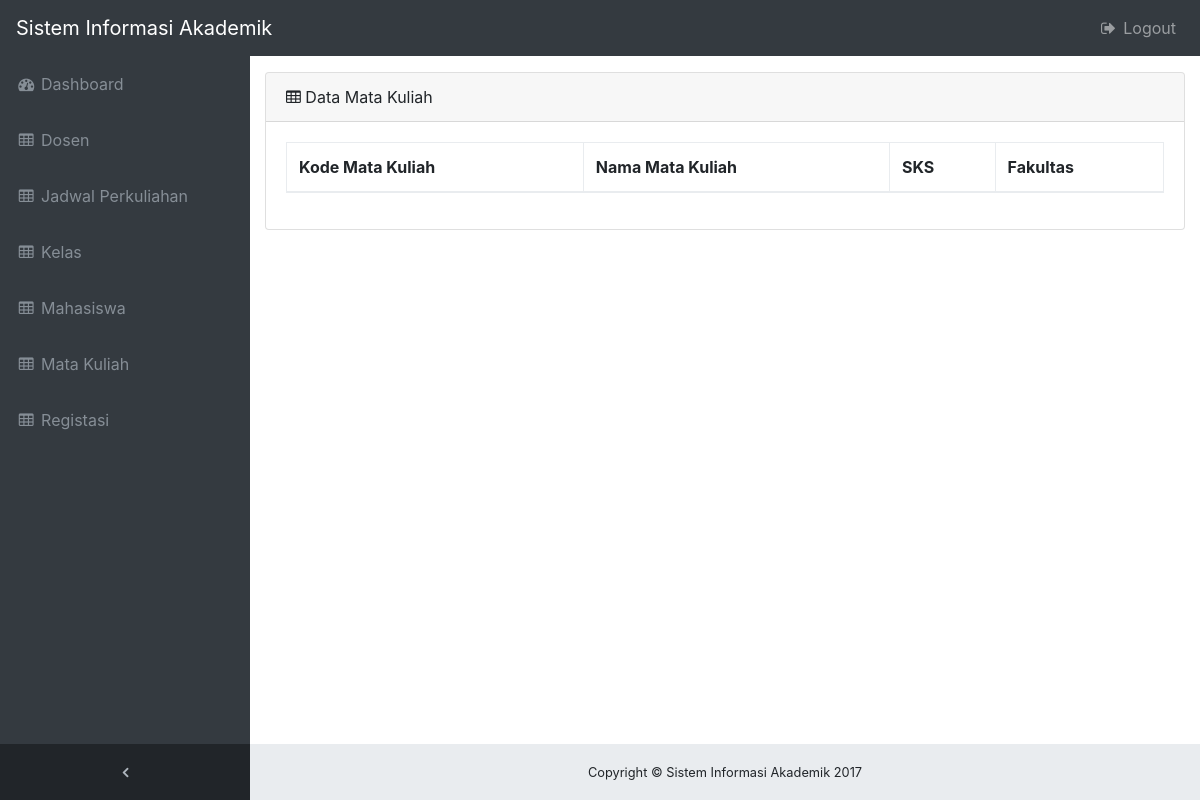
Before: /admin/matkul/index.php with the older database file.
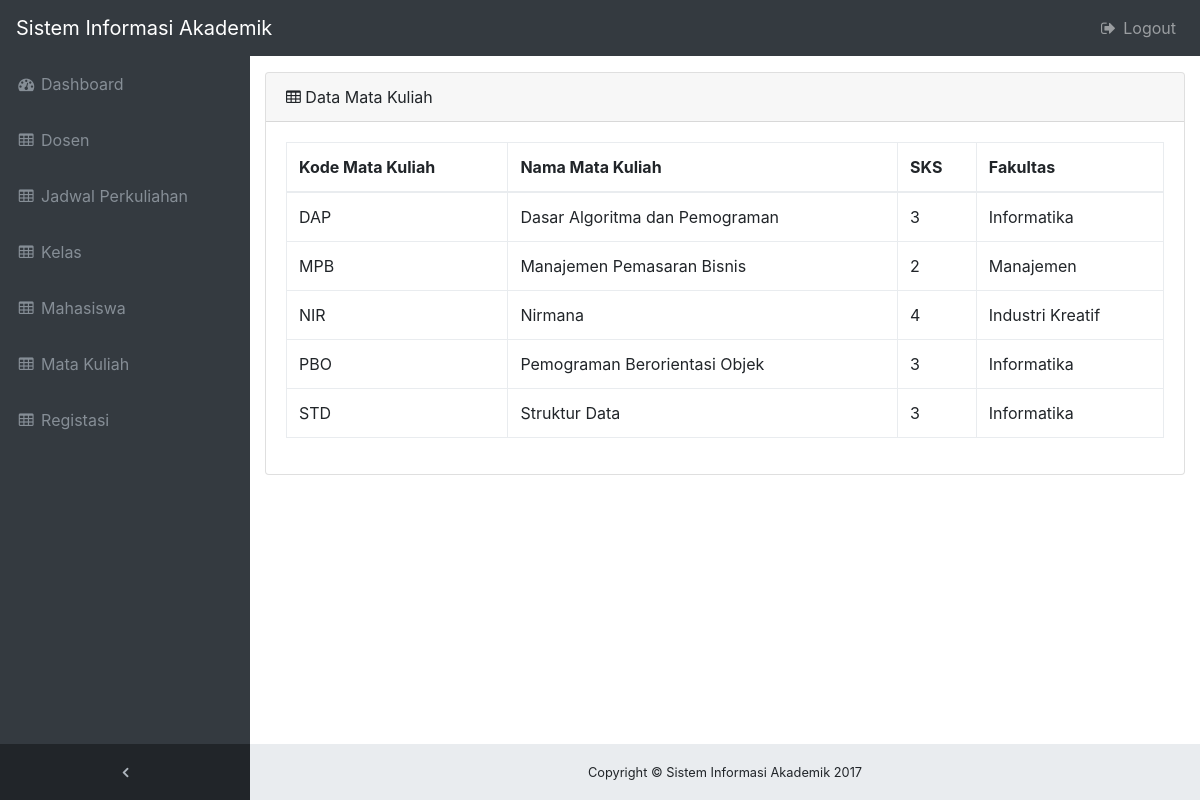
After: the same page with the newer database file.
### tables this page shows
CREATE TABLE `matkul` (
  `kode_matkul` varchar(10) NOT NULL,
  `nama_matkul` varchar(50) NOT NULL,
  `sks` int(2) NOT NULL,
  `fakultas` varchar(50) NOT NULL
);

### admin/function.php (the view, shortened to what this page needs)
<?php
    function getDataMatkul($connect) {
        $sql = "SELECT * FROM matkul";
        $matkul = mysqli_query($connect, $sql);
        if(mysqli_num_rows($matkul) == 0){
        } else {
            foreach ($matkul as $value) {
                echo "
                <tr>
                    <td>".$value['kode_matkul']."</td>
                    <td>".$value['nama_matkul']."</td>
                    <td>".$value['sks']."</td>
                    <td>".$value['fakultas']."</td>
                </tr>
                ";
            }
        }
    }
?>

### admin/matkul/index.php (shortened to what this page needs)
<?php
    require "../../koneksi.php";
    include "../function.php";
?>
<!DOCTYPE html>
<html lang="en">
  <?php include '../head.php'; ?>
  <body class="fixed-nav sticky-footer bg-dark" id="page-top">
    <?php include '../nav.php'; ?>
    <div class="content-wrapper">
      <div class="container-fluid">
        <div class="card mb-3">
          <div class="card-header">
            <i class="fa fa-table"></i>
            Data Mata Kuliah
          </div>
          <div class="card-body">
            <div class="table-responsive">
              <table class="table table-bordered" width="100%" id="dataTable" cellspacing="0">
                <thead>
                  <tr>
                    <th>Kode Mata Kuliah</th>
                    <th>Nama Mata Kuliah</th>
                    <th>SKS</th>
                    <th>Fakultas</th>
                  </tr>
                </thead>
                <tbody>
                <?php
                    getDataMatkul($connect);
                ?>
                </tbody>
              </table>
            </div>
          </div>
        </div>
      </div>
    </div>
    <?php include '../../footer.php'; ?>
  </body>
</html>

### admin/head.php (shortened to what this page needs)
<head>
  <link href="../../asset/vendor/bootstrap/css/bootstrap.min.css" rel="stylesheet">
  <link href="../../asset/vendor/font-awesome/css/font-awesome.min.css" rel="stylesheet" type="text/css">
  <link href="../../asset/vendor/datatables/dataTables.bootstrap4.css" rel="stylesheet">
  <link href="../../asset/css/sb-admin.css" rel="stylesheet">
</head>

### admin/nav.php (shortened to what this page needs)
<nav class="navbar navbar-expand-lg navbar-dark bg-dark fixed-top" id="mainNav">
  <a class="navbar-brand" href="#">Sistem Informasi Akademik</a>
  <div class="collapse navbar-collapse" id="navbarResponsive">
    <ul class="navbar-nav navbar-sidenav" id="exampleAccordion">
      <li class="nav-item" data-toggle="tooltip" data-placement="right" title="Dashboard">
        <a class="nav-link" href="../">
          <i class="fa fa-fw fa-dashboard"></i>
          <span class="nav-link-text">
            Dashboard</span>
        </a>
      </li>
      <li class="nav-item" data-toggle="tooltip" data-placement="right" title="Tables">
        <a class="nav-link" href="../dosen">
          <i class="fa fa-fw fa-table"></i>
          <span class="nav-link-text">
            Dosen</span>
        </a>
      </li>
      <li class="nav-item" data-toggle="tooltip" data-placement="right" title="Tables">
        <a class="nav-link" href="../jadwal">
          <i class="fa fa-fw fa-table"></i>
          <span class="nav-link-text">
            Jadwal Perkuliahan</span>
        </a>
      </li>
      <li class="nav-item" data-toggle="tooltip" data-placement="right" title="Tables">
        <a class="nav-link" href="../kelas">
          <i class="fa fa-fw fa-table"></i>
          <span class="nav-link-text">
            Kelas</span>
        </a>
      </li>
      <li class="nav-item" data-toggle="tooltip" data-placement="right" title="Tables">
        <a class="nav-link" href="../mahasiswa">
          <i class="fa fa-fw fa-table"></i>
          <span class="nav-link-text">
            Mahasiswa</span>
        </a>
      </li>
      <li class="nav-item" data-toggle="tooltip" data-placement="right" title="Tables">
        <a class="nav-link" href="../matkul">
          <i class="fa fa-fw fa-table"></i>
          <span class="nav-link-text">
           Mata Kuliah</span>
        </a>
      </li>
      <li class="nav-item" data-toggle="tooltip" data-placement="right" title="Tables">
        <a class="nav-link" href="../registrasi">
          <i class="fa fa-fw fa-table"></i>
          <span class="nav-link-text">
            Registasi</span>
        </a>
      </li>
    </ul>
    <ul class="navbar-nav sidenav-toggler">
      <li class="nav-item">
        <a class="nav-link text-center" id="sidenavToggler">
          <i class="fa fa-fw fa-angle-left"></i>
        </a>
      </li>
    </ul>
    <ul class="navbar-nav ml-auto">
      <li class="nav-item">
        <a class="nav-link" data-toggle="modal" data-target="#exampleModal">
          <i class="fa fa-fw fa-sign-out"></i>
          Logout</a>
      </li>
    </ul>
  </div>
</nav>

### footer.php
<footer class="sticky-footer">
  <div class="container">
    <div class="text-center">
      <small>Copyright &copy; Sistem Informasi Akademik 2017</small>
    </div>
  </div>
</footer>

### asset/css/sb-admin.css (style rules this page uses)
html { position: relative; min-height: 100%; }
body.sticky-footer { margin-bottom: 56px; }
body.sticky-footer .content-wrapper { min-height: calc(100vh - 56px - 56px); }
body.fixed-nav { padding-top: 56px; }
.content-wrapper { min-height: calc(100vh - 56px); padding-top: 1rem; }
#mainNav .navbar-collapse { overflow: auto; max-height: 75vh; }
#mainNav .navbar-collapse .navbar-nav .nav-item .nav-link { cursor: pointer; }
#mainNav .navbar-collapse .sidenav-toggler { display: none; }
@media (min-width: 992px) { #mainNav .navbar-brand { width: 250px; } }
@media (min-width: 992px) { #mainNav .navbar-collapse { overflow: visible; max-height: none; } }
@media (min-width: 992px) { #mainNav .navbar-collapse .navbar-sidenav { position: absolute; top: 0; left: 0; overflow-x: hidden; overflow-y: auto; -webkit-flex-direction: column; -ms-flex-direction: column; flex-direction: column; margin-top: 56px; } }
@media (min-width: 992px) { #mainNav .navbar-collapse .navbar-sidenav > .nav-item { width: 250px; padding: 0; } }
@media (min-width: 992px) { #mainNav .navbar-collapse .navbar-sidenav > .nav-item > .nav-link { padding: 1em; } }
#mainNav.navbar-dark .navbar-collapse .navbar-sidenav > .nav-item > .nav-link { color: #868e96; }
@media (min-width: 992px) { #mainNav.navbar-dark .navbar-collapse .navbar-sidenav { background: #343a40; } }
#mainNav.fixed-top .sidenav-toggler { display: none; }
@media (min-width: 992px) { #mainNav.fixed-top .navbar-sidenav { height: calc(100vh - 112px); } }
@media (min-width: 992px) { #mainNav.fixed-top .sidenav-toggler { position: absolute; top: 0; left: 0; display: flex; overflow-x: hidden; overflow-y: auto; -webkit-flex-direction: column; -ms-flex-direction: column; flex-direction: column; margin-top: calc(100vh - 56px); } }
@media (min-width: 992px) { #mainNav.fixed-top .sidenav-toggler > .nav-item { width: 250px; padding: 0; } }
@media (min-width: 992px) { #mainNav.fixed-top .sidenav-toggler > .nav-item > .nav-link { padding: 1em; } }
#mainNav.fixed-top.navbar-dark .sidenav-toggler { background-color: #212529; }
#mainNav.fixed-top.navbar-dark .sidenav-toggler a i { color: #adb5bd; }
.content-wrapper { overflow-x: hidden; background: white; }
@media (min-width: 992px) { .content-wrapper { margin-left: 250px; } }
#sidenavToggler i { font-weight: 800; }
footer.sticky-footer { position: absolute; right: 0; bottom: 0; width: 100%; height: 56px; background-color: #e9ecef; line-height: 55px; }
@media (min-width: 992px) { footer.sticky-footer { width: calc(100% - 250px); } }

Changed rows visible on the page:
added matkul: kode_matkul "DAP", nama_matkul "Dasar Algoritma dan Pemograman", sks "3", fakultas "Informatika"
added matkul: kode_matkul "MPB", nama_matkul "Manajemen Pemasaran Bisnis", sks "2", fakultas "Manajemen"
added matkul: kode_matkul "NIR", nama_matkul "Nirmana", sks "4", fakultas "Industri Kreatif"
added matkul: kode_matkul "PBO", nama_matkul "Pemograman Berorientasi Objek", sks "3", fakultas "Informatika"
added matkul: kode_matkul "STD", nama_matkul "Struktur Data", sks "3", fakultas "Informatika"
